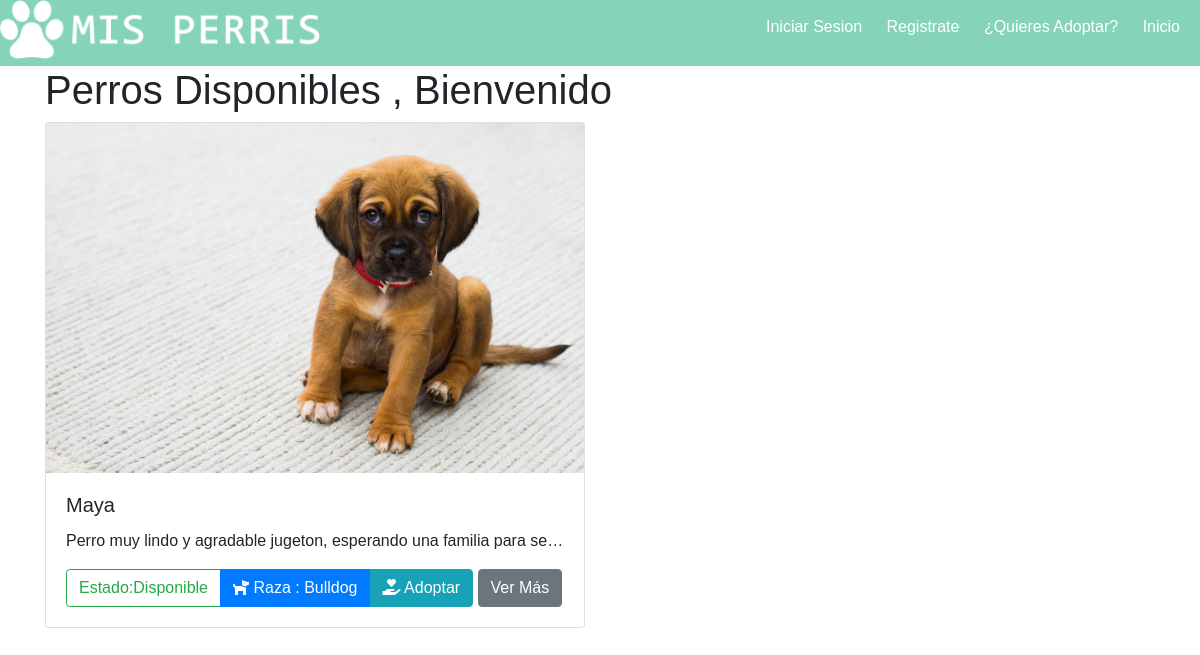
/perris/disponibles, run on an earlier commit of the app's database.
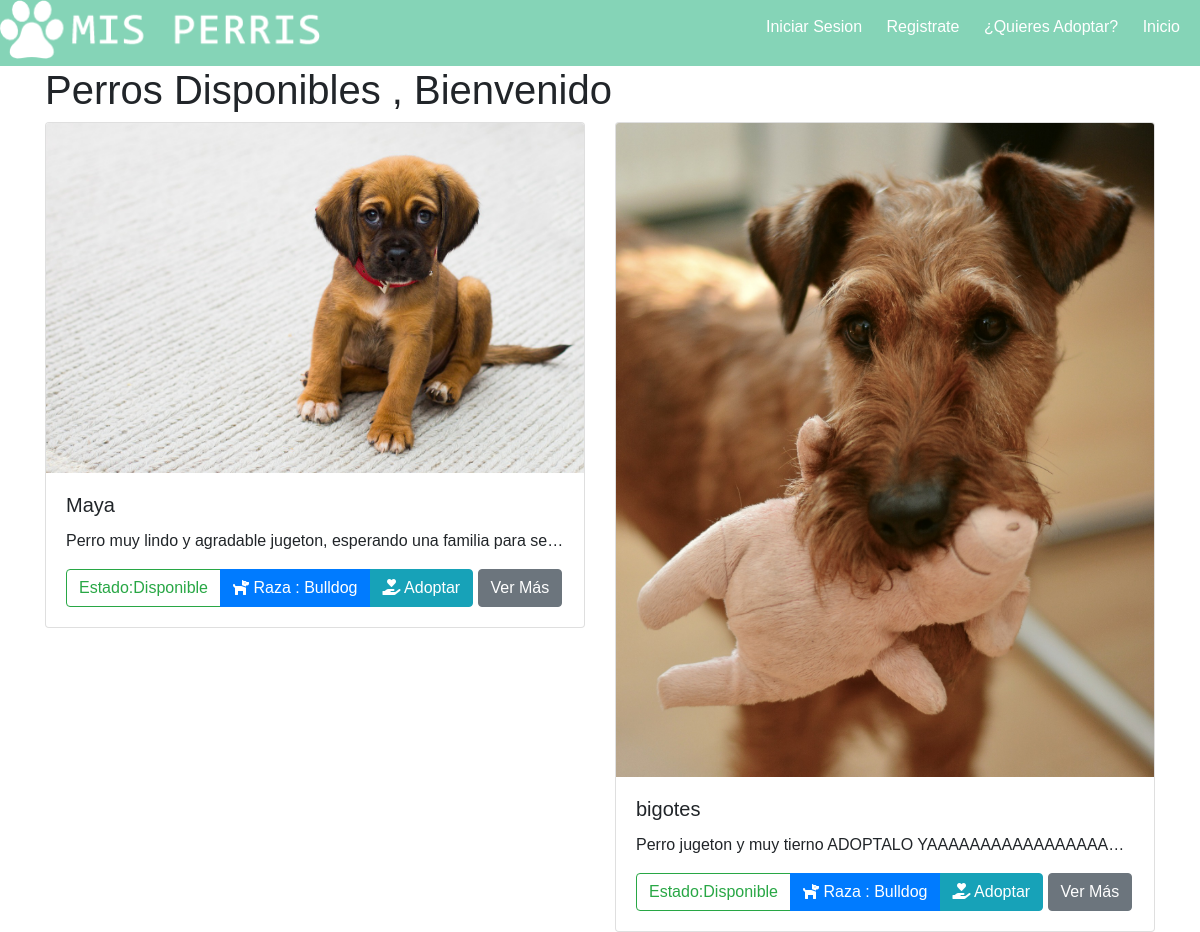
And on a later commit of the database.
### perris/models.py (models this page shows, shortened)
class Perros_Rescatados(models.Model):
    author = models.ForeignKey('auth.User', on_delete=models.CASCADE)
    estado= models.CharField(max_length=30, choices=ESTADOS, default='')
    fotografia_perro=models.FileField(blank=True, null=True)
    nombre_perro = models.CharField(max_length=200)
    raza_predominante = models.CharField(max_length=200)
    descripcion=models.TextField()
    published_date = models.DateTimeField(blank=True, null=True)
    class Meta:
        permissions = (
            ('adoptantes', _('Adoptantes')),
        )

### perris/views.py (the view)
# urls.py: url('perris/disponibles', views.perros_disponibles , name="perros_disponibles"),
def perros_disponibles(request):
    perros = Perros_Rescatados.objects.filter( estado="Disponible")
    return render(request, 'perris/perros_disponibles.html', {'perros': perros})

### perris/templates/perris/perros_disponibles.html (shortened to what this page needs)
{% load staticfiles %}
<!DOCTYPE html>
<html lang="en">
<head>
        <link href="https://use.fontawesome.com/releases/v5.0.7/css/all.css" rel="stylesheet">
    <link rel="stylesheet" href="{% static 'css/perris.css' %}">
    <link rel="stylesheet" href="{% static 'Fuentes/style.css' %}">
<link rel="stylesheet" href="https://stackpath.bootstrapcdn.com/bootstrap/4.1.3/css/bootstrap.min.css">
<link rel="stylesheet" type="text/css" href="{% static 'fonts/style.css' %}">
<link rel="stylesheet" href="https://cdnjs.cloudflare.com/ajax/libs/animate.css/3.7.0/animate.min.css">
<link href="//cdn.bootcss.com/bootstrap-datetimepicker/4.17.44/css/bootstrap-datetimepicker.min.css" rel="stylesheet">
<link rel="stylesheet" href="https://use.fontawesome.com/releases/v5.4.1/css/all.css"></head>
</head>
 <div class="contenido-cabecera">
                <div class="cabecera-logo">
                    <img src="{% static 'img/logo.png' %}" alt="logo">
                </div>
                <div class="cabecera-lista">
                    <ul class="lista">
                         {% if user.is_authenticated %}
                        <li><a href="{% url 'logout' %}">Cerrar Sesion ({{user.username}}) </a> </li>
                        {% else %}
                        <li><a href="{% url 'login' %}">Iniciar Sesion</a> </li>
                        <li><a href="{% url 'registrar' %}">Registrate</a> </li>
                        {% endif %}
                        <li><a href="{% url 'perros_disponibles' %}">¿Quieres Adoptar?</a> </li>
                        <li><a href="http://localhost:8000/">Inicio</a> </li>
                    </ul>
                </div>
            </div>
<div class="container">
   <h1 class="animated fadeInLeft titulo-general">Perros Disponibles , Bienvenido {{user.username}}</h1>
  <div class="row">
          {% for perro in perros %}
          <div class="col-12 col-md-6 col-lg-6">
            <div class="card tarjeta-perro animated bounceInUp">
               {% if perro.fotografia_perro %}
                <img  src="{{perro.fotografia_perro.url}}" class="img-responsive card-img-top" >
            {% endif %}
            <div class="card-body">
              <h5 class="card-title">{{perro.nombre_perro}}</h5>
              <p class="card-text text-truncate">{{ perro.descripcion }}</p>
              <div class="btn-group" role="group" aria-label="Basic example">
              <button class="btn btn btn-outline-success ">Estado:{{perro.estado}}</button>
              <button  class="btn btn-primary" > <i class="fas fa-dog"></i> Raza : {{perro.raza_predominante}}</button>
              <a class="btn btn btn-info" href="{% url 'login' %}"><i class="fas fa-hand-holding-heart"></i> Adoptar</a>
            </div>
                <a href="{% url 'detail_post_perro' pk=perro.pk %}" class="btn btn-secondary ver-mas">Ver Más</a>
            </div>
          </div>
      </div>
         {% endfor %}
  </div>
</div>

What changed in the data, as far as the page shows it:
added Perros_Rescatados: fotografia_perro (picture), nombre_perro "bigotes", descripcion "Perro jugeton y muy tierno ADOPTALO YAAAAAAAAAAAAAAAAA…", estado "Disponible", raza_predominante "Bulldog"
